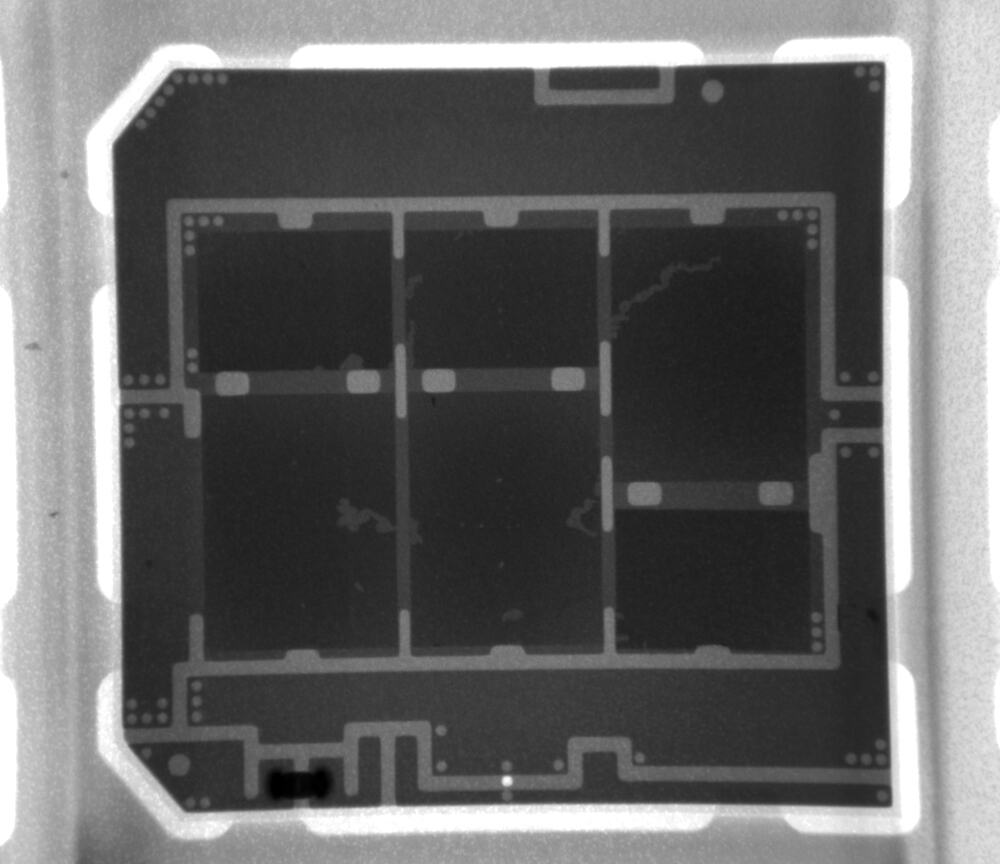
#> input picture imgTrans/dcbrtg.jpg, 1000 x 864 px
$ python hister.py
#> lines starting #> are read from the running program, lines starting #| are printed output that depends on the picture
import numpy as np
import cv2 as cv
from matplotlib import pyplot as plt

img = cv.imread('dcbrtg.jpg', 0)
#> img is the input picture: shape (864, 1000); min 0, max 255, mean 103.6
# create a mask
mask = np.zeros(img.shape[:2], np.uint8)
mask[100:300, 100:400] = 255
masked_img = cv.bitwise_and(img, img, mask=mask)
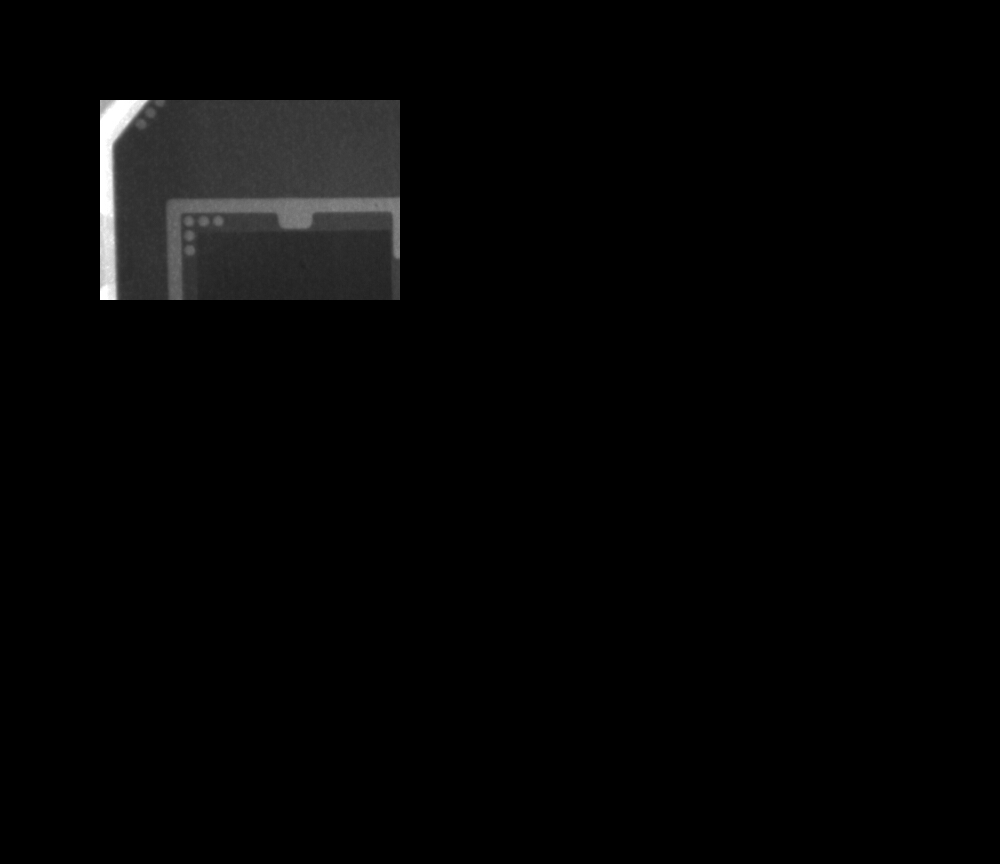
#> masked_img: shape (864, 1000); min 0, max 255, mean 4.8

# Calculate histogram with mask and without mask
# Check third argument for mask
hist_full = cv.calcHist([img], [0], None, [256], [0, 256])
#> hist_full = 256 values, max 41227 at index 255, min 22 at index 16, mean 3375
hist_mask = cv.calcHist([img], [0], mask, [256], [0, 256])
#> hist_mask = 256 values, max 2498 at index 57, min 0 at index 0, mean 234.4

plt.subplot(221), plt.imshow(img, 'gray')
plt.subplot(222), plt.imshow(mask, 'gray')
plt.subplot(223), plt.imshow(masked_img, 'gray')
plt.subplot(224), plt.plot(hist_full), plt.plot(hist_mask)
plt.xlim([0, 256])
plt.show()
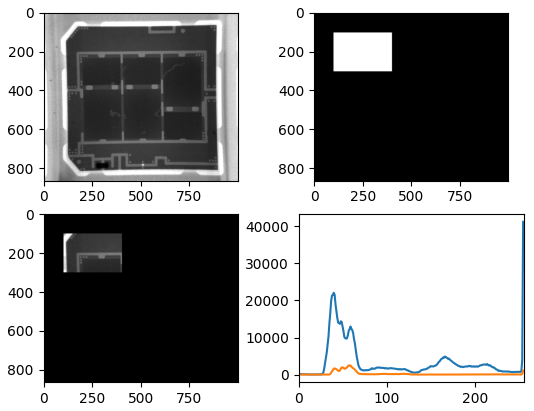
#> figure drawn by matplotlib, 4 panels; panel 4: curve peaks at x = 255, y = 41227; panel 4: curve peaks at x = 57, y = 2498
